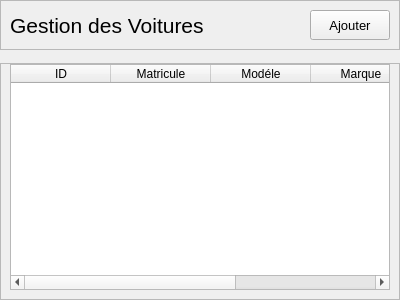
<?xml version="1.0" encoding="UTF-8"?>
<ui version="4.0">
 <class>Form</class>
 <widget class="QWidget" name="Form">
  <property name="geometry">
   <rect>
    <x>0</x>
    <y>0</y>
    <width>400</width>
    <height>300</height>
   </rect>
  </property>
  <property name="windowTitle">
   <string>Form</string>
  </property>
  <layout class="QGridLayout" name="gridLayout_2">
   <property name="leftMargin">
    <number>0</number>
   </property>
   <property name="topMargin">
    <number>0</number>
   </property>
   <property name="rightMargin">
    <number>0</number>
   </property>
   <property name="bottomMargin">
    <number>0</number>
   </property>
   <item row="0" column="0">
    <widget class="QFrame" name="frame">
     <property name="styleSheet">
      <string notr="true">
QPushButton{
	background-color:#fff;
	border:1px solid rgba(0,0,0,0.4);
	outline:none;
	border-radius:3px;
};
</string>
     </property>
     <property name="frameShape">
      <enum>QFrame::StyledPanel</enum>
     </property>
     <property name="frameShadow">
      <enum>QFrame::Raised</enum>
     </property>
     <layout class="QHBoxLayout" name="horizontalLayout">
      <item>
       <widget class="QLabel" name="label">
        <property name="font">
         <font>
          <pointsize>16</pointsize>
         </font>
        </property>
        <property name="text">
         <string>Gestion des Voitures</string>
        </property>
       </widget>
      </item>
      <item>
       <spacer name="horizontalSpacer">
        <property name="orientation">
         <enum>Qt::Horizontal</enum>
        </property>
        <property name="sizeHint" stdset="0">
         <size>
          <width>478</width>
          <height>20</height>
         </size>
        </property>
       </spacer>
      </item>
      <item>
       <widget class="QPushButton" name="ajouter_pushButton">
        <property name="minimumSize">
         <size>
          <width>80</width>
          <height>30</height>
         </size>
        </property>
        <property name="font">
         <font>
          <pointsize>10</pointsize>
          <weight>50</weight>
          <bold>false</bold>
         </font>
        </property>
        <property name="text">
         <string>Ajouter</string>
        </property>
       </widget>
      </item>
     </layout>
    </widget>
   </item>
   <item row="1" column="0">
    <spacer name="verticalSpacer">
     <property name="orientation">
      <enum>Qt::Vertical</enum>
     </property>
     <property name="sizeType">
      <enum>QSizePolicy::Fixed</enum>
     </property>
     <property name="sizeHint" stdset="0">
      <size>
       <width>389</width>
       <height>7</height>
      </size>
     </property>
    </spacer>
   </item>
   <item row="2" column="0">
    <widget class="QFrame" name="frame_2">
     <property name="frameShape">
      <enum>QFrame::StyledPanel</enum>
     </property>
     <property name="frameShadow">
      <enum>QFrame::Raised</enum>
     </property>
     <layout class="QGridLayout" name="gridLayout">
      <property name="topMargin">
       <number>0</number>
      </property>
      <item row="0" column="0">
       <widget class="QTableWidget" name="tableWidget">
        <property name="editTriggers">
         <set>QAbstractItemView::NoEditTriggers</set>
        </property>
        <attribute name="horizontalHeaderStretchLastSection">
         <bool>true</bool>
        </attribute>
        <attribute name="verticalHeaderMinimumSectionSize">
         <number>40</number>
        </attribute>
        <column>
         <property name="text">
          <string>ID</string>
         </property>
        </column>
        <column>
         <property name="text">
          <string>Matricule</string>
         </property>
        </column>
        <column>
         <property name="text">
          <string>Modéle</string>
         </property>
        </column>
        <column>
         <property name="text">
          <string>Marque</string>
         </property>
        </column>
        <column>
         <property name="text">
          <string>Type d'aquisition</string>
         </property>
        </column>
       </widget>
      </item>
     </layout>
    </widget>
   </item>
  </layout>
 </widget>
 <resources/>
 <connections/>
</ui>
